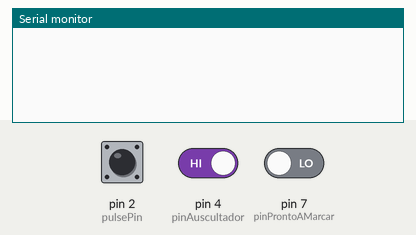
The sketch below on a simulated Arduino Uno, built with avr-gcc and run on an emulated ATmega328P. Parts: the last lines printed to the serial monitor. The test bench sets the inputs (shaded band); at power-on: pin 2 (pulsePin) HIGH, pin 4 (pinAuscultador) HIGH, pin 7 (pinProntoAMarcar) LOW.

Above: at 1.2 s.
1.3 s: pin 2 (pulsePin) pulled LOW for 0.15 s
At 2.3 s:
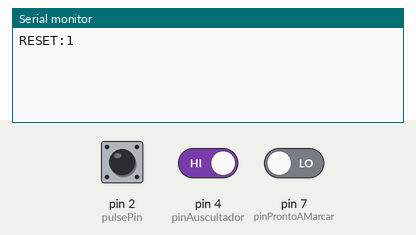
3.0 s: pin 4 (pinAuscultador) driven LOW
At 3.5 s:
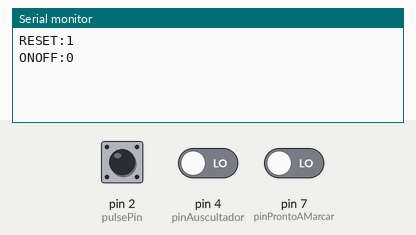
4.5 s: pin 4 (pinAuscultador) driven HIGH
At 5.7 s:
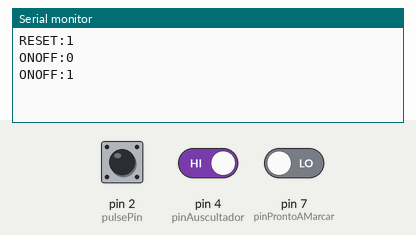
6.0 s: pin 2 (pulsePin) driven LOW and pin 7 (pinProntoAMarcar) driven HIGH
At 7.0 s:
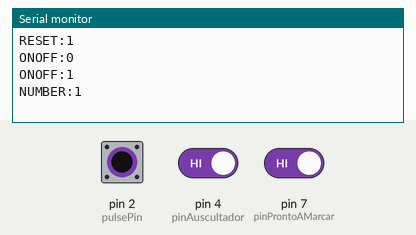

The sketch:

ve1arduino.ino
```cpp
const int pulsePin = 2;          // Pin connected to the pulse wire
int pulseCount = 0;              // Counter for pulses
unsigned long lastPulseTime = 0; // Track the time of the last pulse

int pinAuscultador = 4; //pin to verify if telephone handset is picked up or set down
boolean leituraAuscultador=false; //true telephone handset picked up, false telephone handset set down;
boolean leituraAuscultadorPrev = true; //variable to store changes;

int pinProntoAMarcar = 7; //pin to verify if user has moved dial but not yet released it
boolean prontoAMarcar; // true dialing going up, false dial is realeased on counting is being done;

int numeroDiscado=0; //number dialed

boolean resetTudo=false; //reset readings

void setup() {
  Serial.begin(9600);

  pinMode(pulsePin, INPUT);
  pinMode(pinAuscultador, INPUT);
  pinMode(pinProntoAMarcar, INPUT);

  attachInterrupt(digitalPinToInterrupt(pulsePin), countPulse, FALLING);
}

void loop() {

  leituraAuscultador = digitalRead(pinAuscultador);

  //to send Serial message once per change (picked up vs set down)
  if(leituraAuscultador!=leituraAuscultadorPrev) {
    leituraAuscultadorPrev = leituraAuscultador;
    Serial.print("ONOFF:");
    Serial.println(leituraAuscultador);
  }

  prontoAMarcar = digitalRead(pinProntoAMarcar);
  //Serial.println(prontoAMarcar);

  //handheld picked up
  if(leituraAuscultador) {

    if(prontoAMarcar) {
       // Check if dialing has finished (no pulses for a while)
      if (pulseCount > 0 && millis() - lastPulseTime > 70) {

        // Determine the dialed number
        numeroDiscado = numeroDiscado + pulseCount;
        if (numeroDiscado== 10) {
          numeroDiscado=0;
        }
        Serial.print("NUMBER:");
        Serial.println(numeroDiscado);

        // Reset pulse count for next number
        pulseCount = 0;
      }
    }

    //resets values after 200 ms passed since dialing has been done
    if(!prontoAMarcar && millis() - lastPulseTime > 200) {
        if(resetTudo) {
          Serial.print("RESET:");
          Serial.println(resetTudo);
          pulseCount = 0;
          numeroDiscado=0;
          resetTudo=false;
        }
    }
  }

  delay(10);
}

// Interrupt function to count pulses
void countPulse() {
  // Debounce: make sure at least 50 ms have passed since the last pulse
  if (millis() - lastPulseTime > 20) {
    pulseCount++;
    lastPulseTime = millis();
    resetTudo=true;
  }
}
```

Measured:
- after the input at 1.3 s, the serial monitor: prints a new line after 0.20 s (image 1)
- after the input at 3.0 s, the serial monitor: prints a new line at once (image 2)
- after the input at 4.5 s, the serial monitor: prints a new line at once (image 3)
- after the input at 6.0 s, the serial monitor: prints a new line after 0.07 s (image 4)
